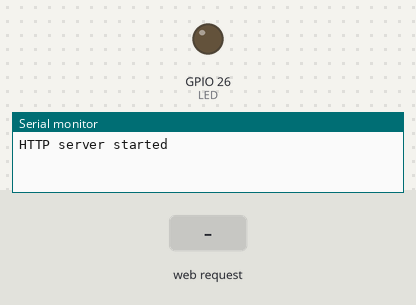
Bench run of a sketch on a simulated ESP32. Parts: output pins drawn as LEDs (lit = HIGH), the last lines printed to the serial monitor. Dashed ring = blinking. The test bench sets the inputs (shaded band).

Above: at 1.3 s.
1.4 s: HTTP request GET /ledblinkon received
At 1.8 s:
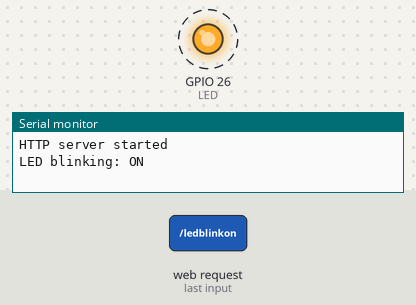
4.4 s: HTTP request GET / received
At 5.5 s:
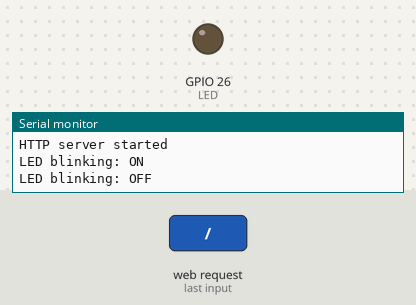
Timing chart, 0 to 7.4 s (numbered marks = the images above; inputs shaded):
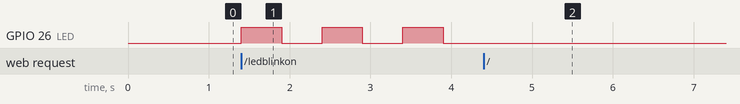

The sketch:

blink_led.ino
```cpp
// Blink a LED over wifi
#include <WiFi.h>
#include <WebServer.h>

const char* ssid = "ESP32";
const char* password = "12345678";

// IP Address details
IPAddress local_ip(192, 168, 1, 1);
IPAddress gateway(192, 168, 1, 1);
IPAddress subnet(255, 255, 255, 0);

WebServer server(80);

#define LED 26

bool blink = LOW;

void setup() {
  Serial.begin(115200);

  pinMode(LED, OUTPUT);

  WiFi.softAP(ssid, password);
  WiFi.softAPConfig(local_ip, gateway, subnet);
  delay(100);

  server.on("/", handle_onConnect);
  server.on("/ledblinkon", handle_ledblinkon);
  server.on("/ledblinkoff", handle_ledblinkoff);
  server.onNotFound(handle_NotFound);

  server.begin();
  Serial.println("HTTP server started");
}

void loop() {
  server.handleClient();

  if (blink) {
    digitalWrite(LED, HIGH);
    delay(500);
    digitalWrite(LED, LOW);
    delay(500);
  }
}

void handle_onConnect() {
  blink = LOW;
  Serial.println("LED blinking: OFF");
  server.send(200, "text/HTML", SendHTML(blink));
}

void handle_ledblinkon() {
  blink = HIGH;
  Serial.println("LED blinking: ON");
  server.send(200, "text/HTML", SendHTML(true));
}

void handle_ledblinkoff() {
  blink = LOW;
  Serial.println(("LED blinking: OFF"));
  server.send(200, "text/HTML", SendHTML(false));
}

void handle_NotFound() {
  server.send(200, "text/plain", "Not Found");
}

String SendHTML(bool blink) {
  String ptr = "<!DOCTYPE html><html>\n";
  ptr += "<head><meta name = \"viewport\" content = \"width = device-width, initial-scale = 1.0, user-scalable = no\">\n";
  ptr += "<title>LED Blinking</title>\n";
  ptr += "<style>html {font-family: Helvetica; display: inline-block; margin: 0px auto; text-align: center;}\n";
  ptr += "body {margin-top: 50px;} h1 {color: #444444; margin: 50px auto 30px} h3 {color: #444444; margin-bottom: 50px;}\n";
  ptr += ".button {display: block; width: 80px; background-color: #3498db; border: none; color: white; padding 13px 30px; text-decoration: none; font-size: 25px; margin: 0px auto 35px; cursor: pointer; border-radius: 4px;}\n";
  ptr += ".button-on {background-color: #3498db;}\n";
  ptr += ".button-on:active {background-color: #2980b9;}\n";
  ptr += ".button-off {background-color: #34495e;}\n";
  ptr += ".button-off:active {background-color: #2c3e50;}\n";
  ptr += "p {font-size: 14px; color: #888; margin-bottom: 10px;}\n";
  ptr += "</style>\n";
  ptr += "</head>\n";
  ptr += "<body>\n";
  ptr += "<h1>ESP32 Web Server</h1>\n";
  ptr += "<h3>Using Access Point(AP) Mode</h3>\n";

  if (blink) {
    ptr += "<p>Blink Status: ON</p><a class=\"button button-off\" href=\"/ledblinkoff\">OFF</a>\n";
  } else {
    ptr += "<p>Blink Status: OFF</p><a class=\"button button-on\" href=\"/ledblinkon\">ON</a>\n";
  }

  ptr += "</body>\n";
  ptr += "</html>\n";
  return ptr;
}
```

Measured:
- after the input at 1.4 s, GPIO 26 (LED): alternates HIGH for 0.50 s and LOW for 0.50 s, starting at once
- after the input at 4.4 s, GPIO 26 (LED): stops changing and stays LOW
